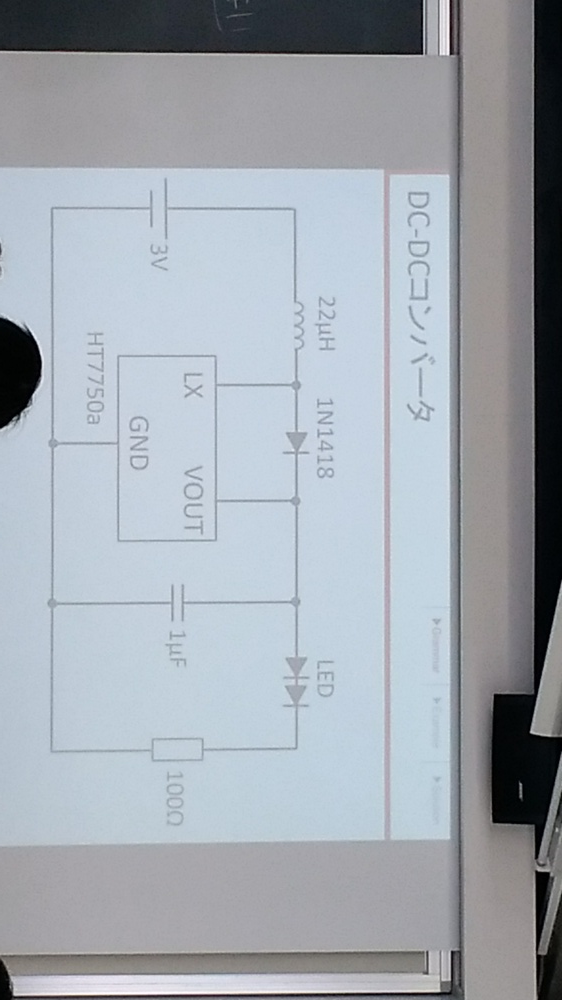
#> input picture cv/sample.jpg, 562 x 1000 px, shrunk from 2340 x 4160 before the run
$ python ecth.py
#> lines starting #> are read from the running program, lines starting #| are printed output that depends on the picture; after the words box and inside, x2 and y2 are one past the last pixel; in counts of white or black regions, pixels touching at a corner belong together
import numpy as np
import matplotlib , cv2
import matplotlib.pyplot as plt

cups = cv2.imread('sample.jpg')
#> cups is the input picture: shape (1000, 562, 3); mean B, G, R 175.3, 167.5, 160.8

# preprocess by blurring and grayscale
cups_preprocessed  = cv2.cvtColor(cv2.GaussianBlur(cups, (7,7), 0), cv2.COLOR_BGR2GRAY)

# find binary image with thresholding
_, cups_thresh = cv2.threshold(cups_preprocessed,190, 255, cv2.THRESH_BINARY)
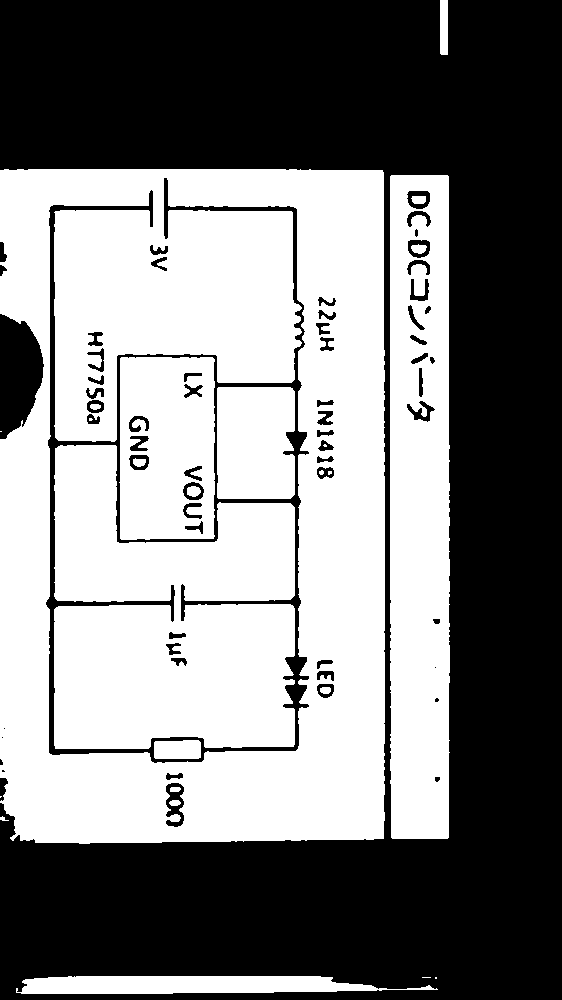
#> cups_thresh: shape (1000, 562); 50.1% white; 62 black regions (6 under 20 px), largest, box (x1, y1, x2, y2) and area: (0, 0, 562, 1000) 258592, (46, 178, 309, 763) 11729, (0, 314, 44, 439) 3999
plt.imshow(cv2.cvtColor(cups_thresh, cv2.COLOR_GRAY2RGB))
plt.show()
#plt.savefig("sample_black.png")

$ run again, with cv/coin.jpg copied over cv/sample.jpg
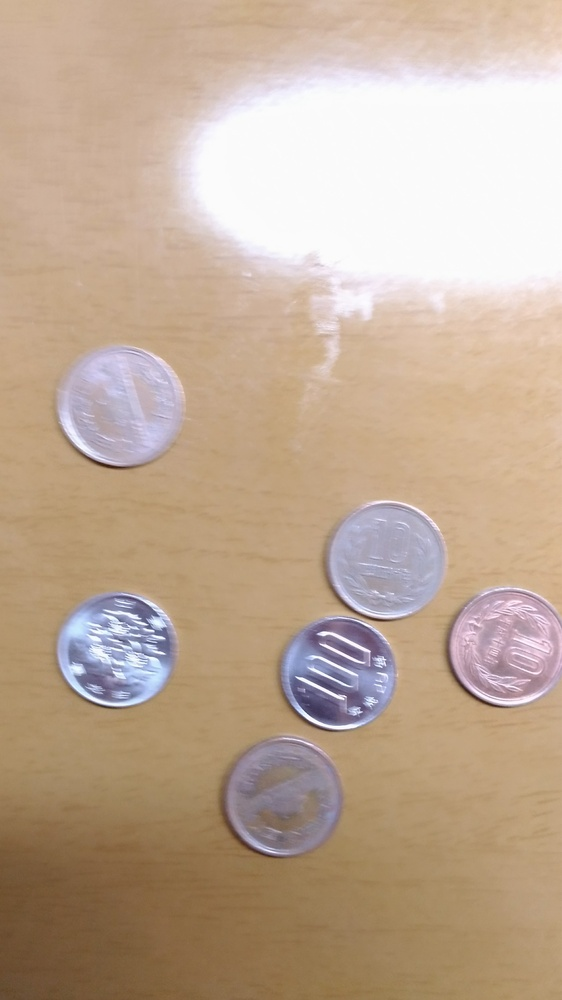
#> input picture cv/coin.jpg, 562 x 1000 px, shrunk from 2340 x 4160 before the run
#> cups is the input picture: shape (1000, 562, 3); mean B, G, R 149.2, 169.6, 191.8
#> `cups_preprocessed  = cv2.cvtColor(cv2.GaussianBlur(cups, (7,7), 0), cv..`:
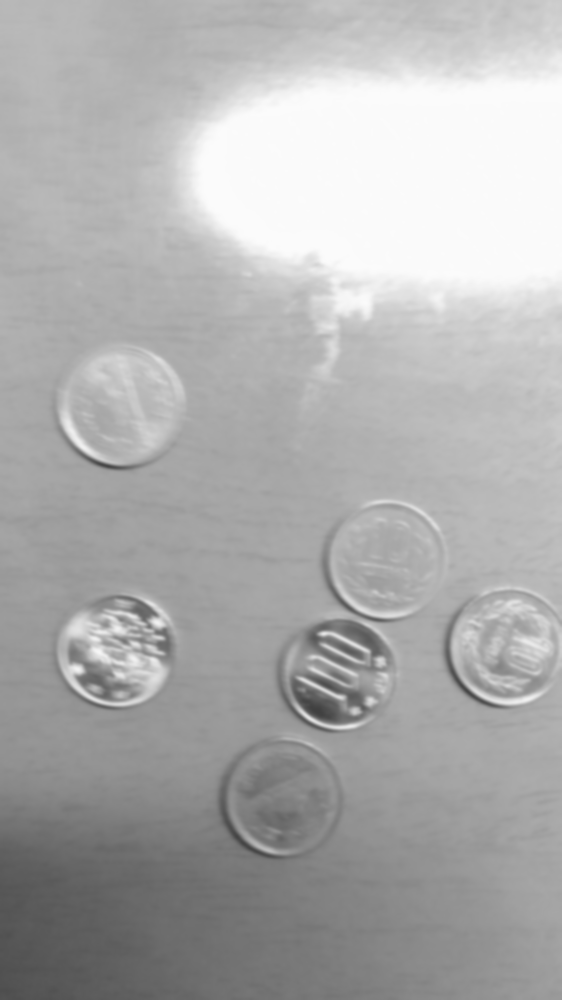
#> cups_preprocessed: shape (1000, 562); min 64, max 251, mean 173.9
#> `_, cups_thresh = cv2.threshold(cups_preprocessed,190, 255, cv2.THRESH_..`:
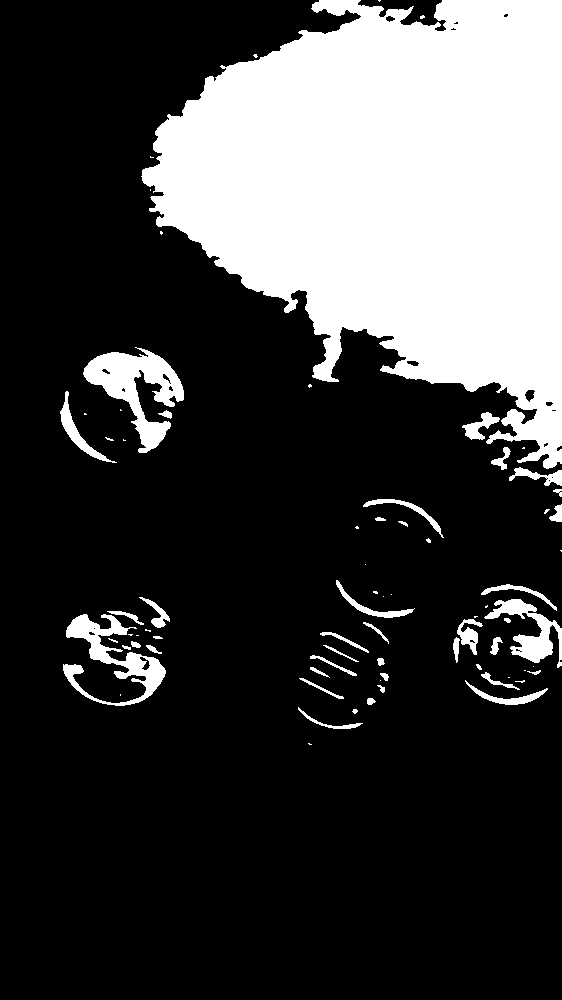
#> cups_thresh: shape (1000, 562); 25% white; 75 white regions (33 under 20 px), largest, box (x1, y1, x2, y2) and area: (141, 0, 562, 469) 124992, (83, 347, 184, 453) 4294, (63, 614, 166, 706) 3043

$ run again, with cv/coin3.jpg copied over cv/sample.jpg
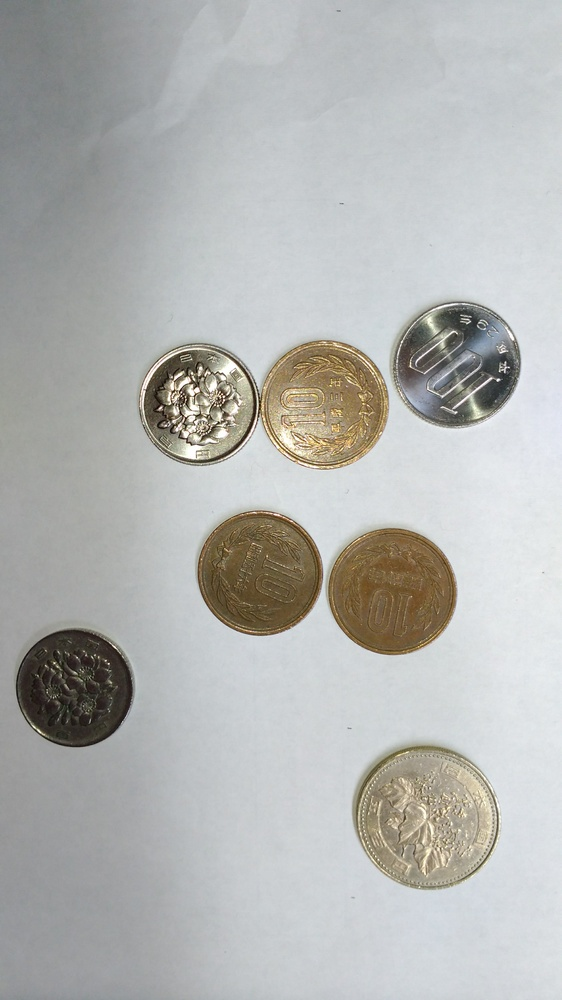
#> input picture cv/coin3.jpg, 562 x 1000 px, shrunk from 2340 x 4160 before the run
#> cups is the input picture: shape (1000, 562, 3); mean B, G, R 178.4, 180.4, 179.4
#> `cups_preprocessed  = cv2.cvtColor(cv2.GaussianBlur(cups, (7,7), 0), cv..`:
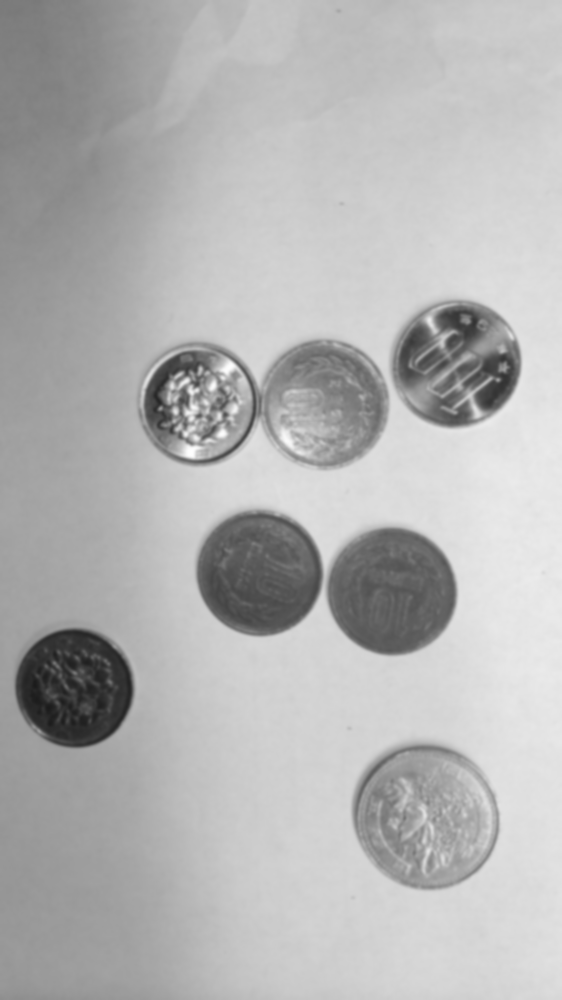
#> cups_preprocessed: shape (1000, 562); min 27, max 254, mean 179.9
#> `_, cups_thresh = cv2.threshold(cups_preprocessed,190, 255, cv2.THRESH_..`:
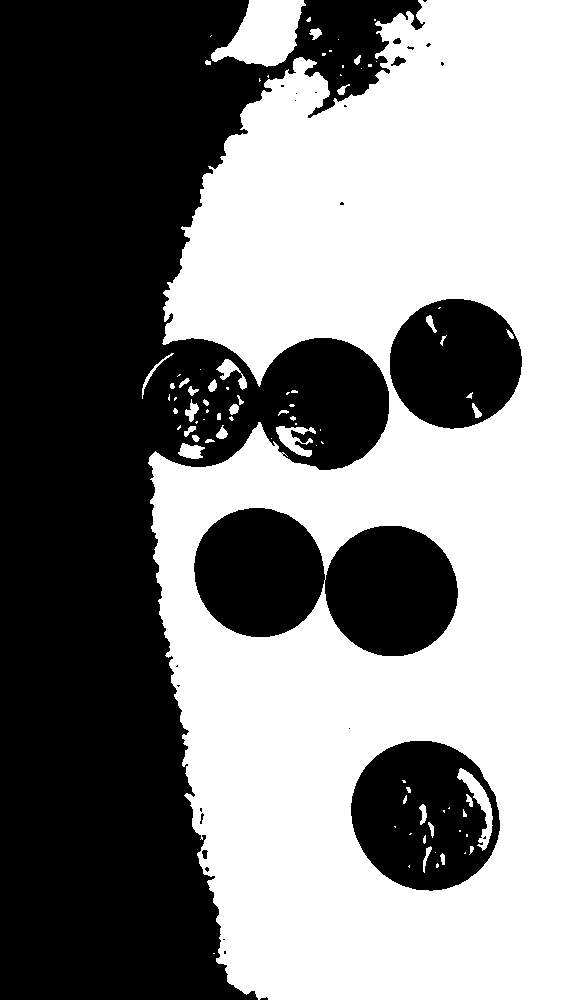
#> cups_thresh: shape (1000, 562); 50.7% white; 27 black regions (19 under 20 px), largest, box (x1, y1, x2, y2) and area: (0, 0, 425, 1000) 220720, (194, 508, 458, 656) 26793, (351, 741, 500, 891) 16012
